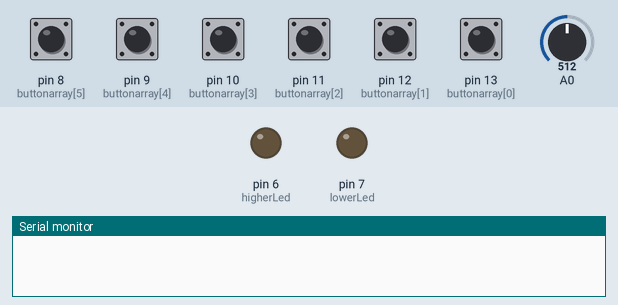
The sketch below on a simulated Arduino Uno, built with avr-gcc and run on an emulated ATmega328P. Shown: output pins drawn as LEDs (lit = HIGH), the last lines printed to the serial monitor. Inputs (shaded band) come from the test bench; at power-on: pin 8 (buttonarray[5]), pin 9 (buttonarray[4]), pin 10 (buttonarray[3]), pin 11 (buttonarray[2]), pin 12 (buttonarray[1]), pin 13 (buttonarray[0]) HIGH, A0 = 512.

Above: at 1.2 s.
1.3 s: A0 set to 566
3.0 s: A0 set to 591
At 4.9 s:
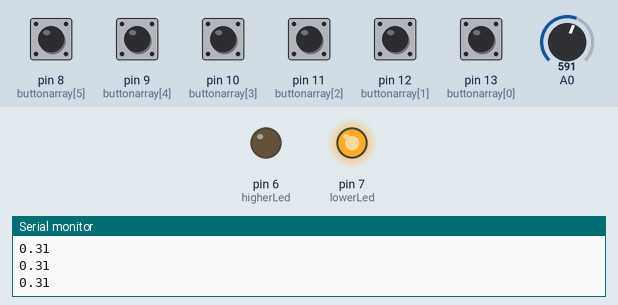
Timing chart, 0 to 6.4 s (numbered marks = the images above; inputs shaded):
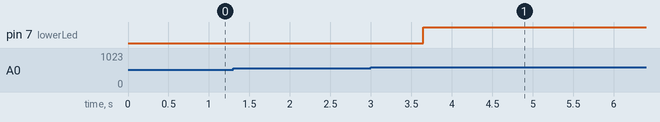

The sketch:

guit.ino
```cpp
int buttonarray[] = {13, 12, 11, 10, 9, 8}; // [E2, A2, D3, G3, B3, E4]
// each pin represents a guitar string
// next we create and array with frequencies matching each of the strings above
// such that when 13 is selected the freq matching the note e is selected).
float freqarray[] = {329.63, 440, 587.3297, 783.9911, 987.7669, 1318.1505 };//sll in Hz

int lowerLed = 7;
int higherLed = 6;
int justRight = 5;

#define LENGTH 512

byte rawData[LENGTH];
int count = 0;

// Sample Frequency in kHz
const float sample_freq = 8919;
int len = sizeof(rawData);
int i,k;
long sum, sum_old;
int thresh = 0;
float freq_per = 0;
byte pd_state ;
void setup() {
  // put your setup code here, to run once:
  for (int i=0; i<=5; i++)
  {
    pinMode(buttonarray[i], INPUT_PULLUP);
  }
  pinMode(lowerLed, OUTPUT);
  pinMode(higherLed, OUTPUT);
  pinMode(justRight, OUTPUT);
  Serial.begin(115200);
}

void loop() {
  // put your main code here, to run repeatedly:
   if (count < LENGTH)
  {
    count++;
    rawData[count] = analogRead(A0)>>2;
  }
  else {
    sum = 0;
    pd_state;
    int period;
    for(i=0; i < len; i++)
    {
      // Autocorrelation
      sum_old = sum;
      sum = 0;
      for(k=0; k < len-i; k++) sum += (rawData[k]-128)*(rawData[k+i]-128)/256;
      // Serial.println(sum);

      // Peak Detect State Machine
      if (pd_state == 2 && (sum-sum_old) <=0)
      {
        period = i+1;
        pd_state = 3;
      }
      if (pd_state == 1 && (sum > thresh) && (sum-sum_old) > 0) pd_state = 2;
      if (!i) {
        thresh = sum * 0.5;
        pd_state = 1;

      }
    }
    // Frequency identified in Hz
    if (thresh >100) {
      freq_per = sample_freq/period;
      Serial.println(freq_per);
      for (int i=0; i<=5; i++)
      {
        if (digitalRead(buttonarray[i])== HIGH)
        {
          if (freq_per - freqarray[i] < 0)
          {
            digitalWrite(lowerLed, HIGH);
            digitalWrite(higherLed, LOW);
            digitalWrite(justRight, LOW);
          }
          else if(freq_per - freqarray[i] > 10)
          {
            digitalWrite(higherLed, HIGH);
            digitalWrite(lowerLed, LOW);
            digitalWrite(justRight, LOW);
          }
          else
          {
            digitalWrite(justRight, HIGH);
            digitalWrite(lowerLed, LOW);
            digitalWrite(higherLed, LOW);
          }

        }
      }
    }
    count = 0;
  }
}
```

Measured:
- the behaviour switches between 575 and 576 on A0 (found by bisection; images 0 and 1)
- after the input at 1.3 s, every drawn part: stays the same
- after the input at 3.0 s, pin 7 (lowerLed): LOW → HIGH after 0.65 s
